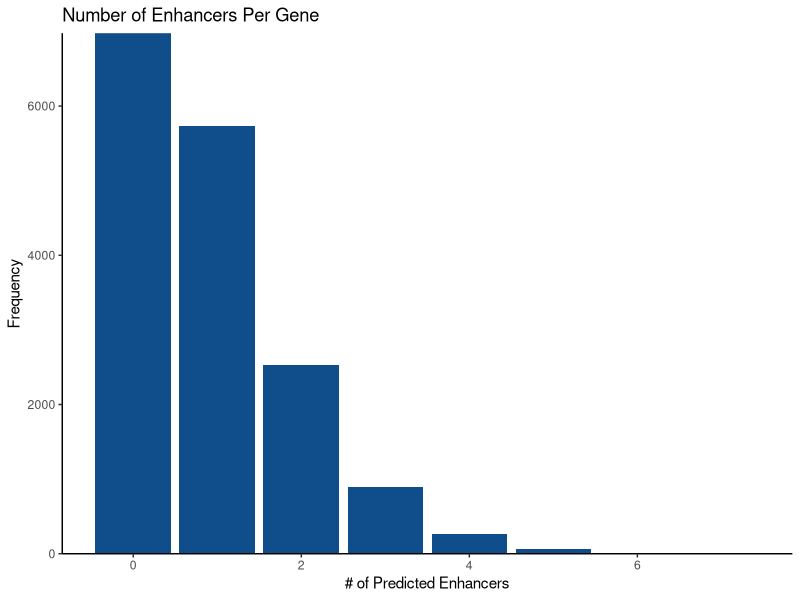
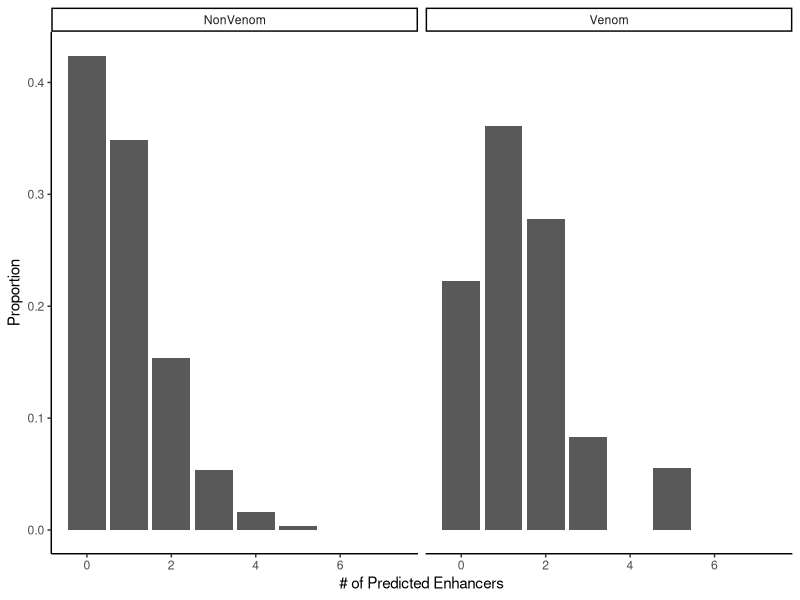
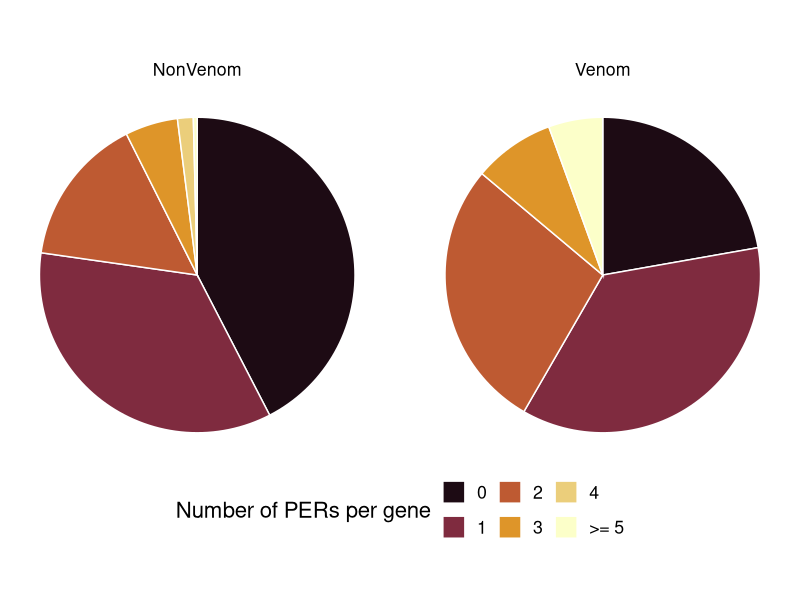
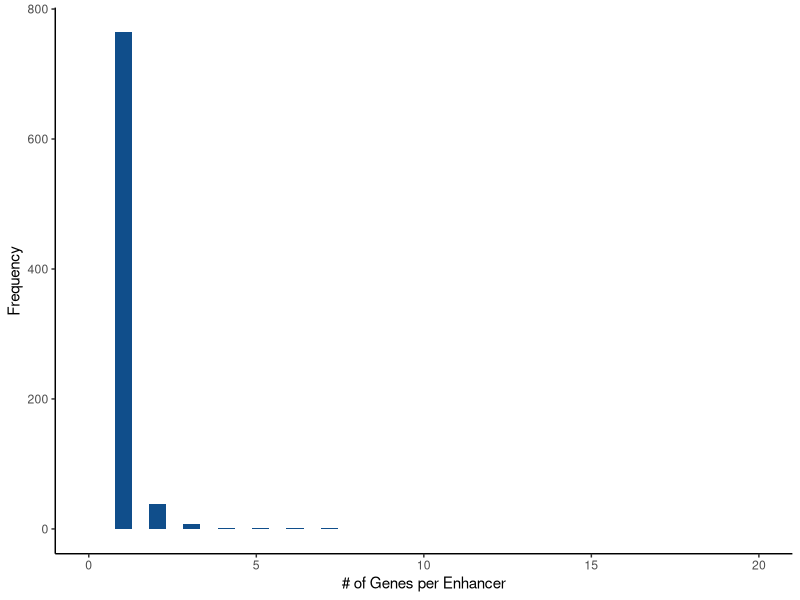
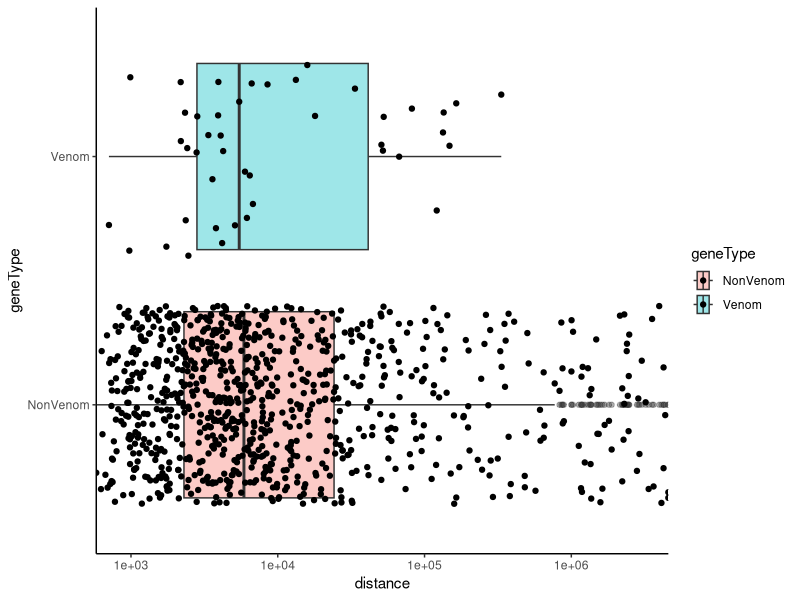
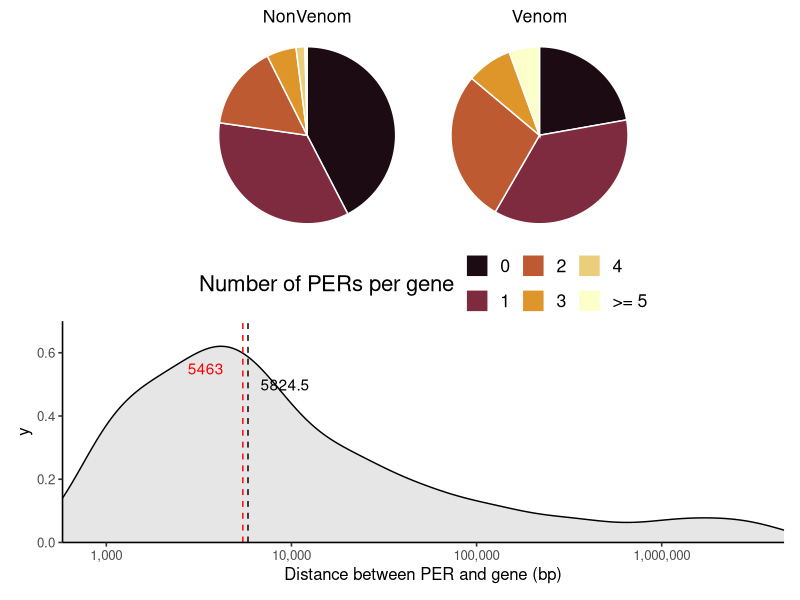
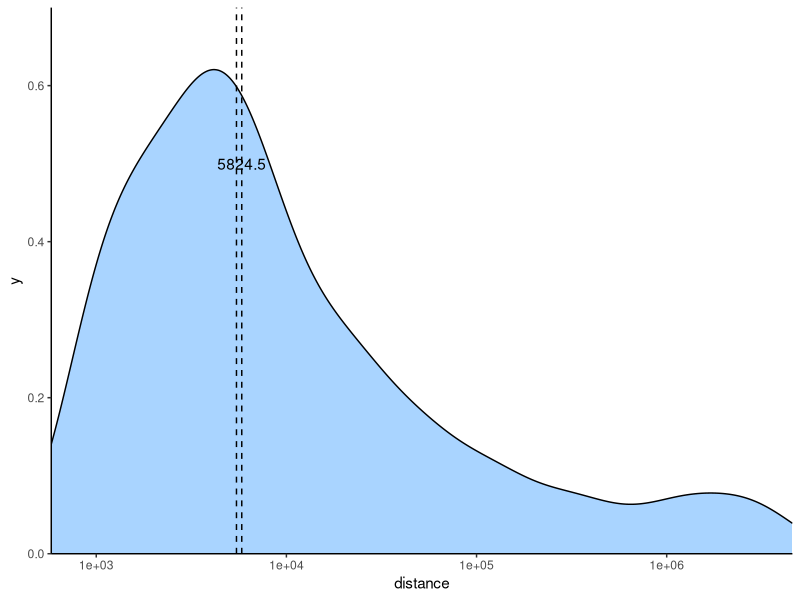

Source code (R) for these figures, in order: (Note: this script raises an error after producing the figures.)

library(tidyverse)
library(colorspace)
library(patchwork)

venomTxIDs <- read_tsv('./data/venom_annotation/PriorityVenomGenes_08.02.21.txt',col_names = c(
  'chr','start','stop','long_name','messy_name','tx_id','short_name'
)) %>% 
  filter(str_detect(short_name, 'gII|ADAM',negate = T))

all.predics <- read_delim('./analysis/6_ABC_Enhancers/ABC_output/Predictions/EnhancerPredictionsFull.txt',delim='\t') %>% 
  mutate(geneType = ifelse(TargetGene %in% venomTxIDs$tx_id,'Venom','NonVenom'))

# highestExp <- read_tsv('../gene_expression/HighExpressed_VenGenes_10.14.20.tsv')

# Total number of unique enhancer sequences
all.predics %>% 
  select(name) %>% 
  unique() %>% 
  tally()

# Total number of unique genes
all.predics %>% 
  select(TargetGene) %>% 
  unique() %>% 
  tally()

# % of genic and intergenic PERs
all.predics %>% 
  select(name,class) %>% 
  unique() %>% 
  group_by(class) %>% 
  tally() %>% 
  mutate(n = n / sum(n))


# Median distance from gene
all.predics %>% 
  select(name,TargetGene,distance) %>% 
  unique() %>% 
  summarise(med.dist = median(distance))


geneStats <- read_delim('./analysis/6_ABC_Enhancers/ABC_output/Predictions/GenePredictionStats.txt',delim='\t') %>% 
  mutate(geneType = ifelse(TargetGene %in% venomTxIDs$tx_id,'Venom','NonVenom'))

geneStats %>% 
  group_by(geneIsExpressed) %>% 
  tally()

geneStats %>% 
  filter(geneIsExpressed == TRUE) %>% 
  mutate(PERs = ifelse(nDistalEnhancersPredicted > 0,1,0)) %>% 
  group_by(PERs) %>% 
  tally()

t <- geneStats %>% 
  filter(geneIsExpressed == TRUE) %>% 
  filter(nDistalEnhancersPredicted > 0)

mean(t$nDistalEnhancersPredicted)


venom.predics <- all.predics %>% 
  filter(geneType == 'Venom') %>% 
  left_join(venomTxIDs,by=c('TargetGene'='tx_id'))

### Number of Enhancers per Gene plots

geneStats %>% 
  group_by(chr,nDistalEnhancersPredicted) %>% 
  tally() %>% 
  ggplot(aes(x=nDistalEnhancersPredicted,y=n)) +
  geom_bar(stat='identity',fill='dodgerblue4') +
  scale_y_continuous(expand = c(0,0)) +
  ylab('Frequency') +
  xlab('# of Predicted Enhancers') +
  ggtitle('Number of Enhancers Per Gene') +
  theme_classic()


geneStats %>% 
  group_by(geneType,nDistalEnhancersPredicted) %>% 
  tally() %>% 
  mutate(proportion = n / sum(n)) %>% 
  ggplot(aes(x=nDistalEnhancersPredicted,y=proportion)) +
  geom_bar(stat='identity') +
  facet_wrap(~geneType)+
  ylab('Proportion') +
  xlab('# of Predicted Enhancers') +
  theme_classic()

# Pie chart
p.pie <- geneStats %>% 
  mutate(simple_nEnhancers = ifelse(nDistalEnhancersPredicted >= 5, '>= 5',as.character(nDistalEnhancersPredicted))) %>% 
  mutate(simple_nEnhancers = factor(simple_nEnhancers,levels=c('0','1','2','3','4','>= 5'))) %>% 
  group_by(geneType,simple_nEnhancers) %>% 
  tally() %>% 
  mutate(proportion = n / sum(n)) %>% 
  ggplot(aes(x='',y=proportion,fill=simple_nEnhancers)) +
  geom_bar(stat='identity',width = 1,color='white') +
  scale_fill_discrete_sequential('lajolla') +
  coord_polar('y',start = 0,direction = -1)+
  facet_wrap(~geneType) +
  labs(fill='Number of PERs per gene') +
  theme_void(base_size = 16) + theme(legend.position = 'bottom')
  
p.pie

### Number of genes per enhancer plots

all.predics %>% 
  group_by(name,class) %>% 
  tally() %>% 
  ggplot(aes(x=n)) +
  geom_histogram(fill='dodgerblue4',bins=40) +
  ylab('Frequency') +
  xlab('# of Genes per Enhancer') +
  scale_x_continuous(limits=c(0,20)) +
  theme_classic()


p.dens <- ggplot(all.predics,aes(x=distance)) +
  geom_density(fill='grey',alpha=0.38) +
  geom_vline(xintercept = median(all.predics$distance),lty=2) +
  geom_text(aes(label=median(all.predics$distance),x=median(all.predics$distance),y=0.5),nudge_x = .2,check_overlap = T) +
  geom_vline(xintercept = median(venom.predics$distance),lty=2,color='red') +
  geom_text(aes(label=median(venom.predics$distance),x=median(venom.predics$distance),y=0.55),nudge_x = -.2,check_overlap = T,color='red') +
  scale_x_log10(expand=c(0,0),labels = scales::comma) +
  xlab('Distance between PER and gene (bp)') +
  # scale_x_continuous(limits=c(0,50000)) +
  scale_y_continuous(expand=c(0,0),limits=c(0,0.7)) +
  theme_classic(base_size = 12)

ggplot(all.predics,aes(x=distance,y=geneType,fill=geneType)) +
  geom_boxplot(alpha=0.38) +
  geom_jitter() +
  # geom_vline(xintercept = median(all.predics$distance),lty=2) +
  # geom_text(aes(label=median(all.predics$distance),x=median(all.predics$distance),y=0.5),nudge_x = .2,check_overlap = T) +
  # geom_vline(xintercept = median(venom.predics$distance),lty=2,color='red') +
  # geom_text(aes(label=median(venom.predics$distance),x=median(venom.predics$distance),y=0.5),nudge_x = -.2,check_overlap = T,color='red') +
  scale_x_log10(expand=c(0,0)) +
  # scale_x_continuous(limits=c(0,50000)) +
  # scale_y_continuous(expand=c(0,0),limits=c(0,0.6),labels = scales::comma) +
  theme_classic()

###

p.pie / p.dens

##



ggplot(all.predics,aes(x=distance)) +
  geom_density(fill='dodgerblue',alpha=0.38) +
  geom_vline(xintercept = median(all.predics$distance),lty=2) +
  geom_vline(xintercept = median(venom.predics$distance),lty=2) +
  geom_text(aes(label=median(all.predics$distance),x=median(all.predics$distance),y=0.5),check_overlap = T) +
  scale_x_log10(expand=c(0,0)) +
  scale_y_continuous(expand=c(0,0),limits=c(0,0.7)) +
  theme_classic()



# % of genic and intergenic PERs
venom.predics %>% 
  select(name,class) %>% 
  unique() %>% 
  group_by(class) %>% 
  tally() %>% 
  mutate(n = n / sum(n))

# Median distance from gene
venom.predics %>% 
  select(name,TargetGene,distance) %>% 
  unique() %>% 
  summarise(med.dist = median(distance))



###


venom.predics.simple <- venom.predics %>% 
  select(chr.x,start.x,end,TargetGene,short_name) %>% 
  mutate(newID1 = ifelse(str_detect(TargetGene,'SVMP|SVSP|PLA2'),str_remove(TargetGene,'crovir-transcript-'),paste(str_replace(TargetGene,'crovir-transcript-','cvt'),short_name,sep='-'))) %>% 
  group_by(chr.x,start.x,end) %>% 
  summarise(newID2 = paste(newID1,collapse ='.')) %>% 
  arrange(chr.x,start.x) %>% 
  rowid_to_column() %>% 
  mutate(newID3 = paste('PER',rowid,'_',newID2,sep = '')) %>% 
  select(chr.x,start.x,end,newID3)

write_tsv(venom.predics.simple,'./analysis/6_ABC_Enhancers/ABC_output/_reformat/EnhancerPredictionsFull_VenomGenes_simple_newID_08.10.21.bed',col_names = F)

write_tsv(venom.predics.simple %>% filter(str_detect(newID3,'SVMP')),'./analysis/6_ABC_Enhancers/ABC_output/_reformat/SVMP_EnhancerPredictionsFull_VenomGenes_simple_newID_08.10.21.bed',col_names = F)
write_tsv(venom.predics.simple %>% filter(str_detect(newID3,'SVSP')),'./analysis/6_ABC_Enhancers/ABC_output/_reformat/SVSP_EnhancerPredictionsFull_VenomGenes_simple_newID_08.10.21.bed',col_names = F)
write_tsv(venom.predics.simple %>% filter(str_detect(newID3,'PLA2')),'./analysis/6_ABC_Enhancers/ABC_output/_reformat/PLA2_EnhancerPredictionsFull_VenomGenes_simple_newID_08.10.21.bed',col_names = F)
write_tsv(venom.predics.simple %>% filter(str_detect(newID3,'cvt')),'./analysis/6_ABC_Enhancers/ABC_output/_reformat/Other_EnhancerPredictionsFull_VenomGenes_simple_newID_08.10.21.bed',col_names = F)

### Haven't updated this highest expressed chunk
# highexp.venom.predics.simple <- venom.predics %>% 
#   select(chr.x,start.x,end,TargetGene,short_name) %>% 
#   filter(short_name %in% highestExp$gene) %>% 
#   left_join(venom.predics.simple) %>% 
#   select(chr.x,start.x,end,newID3)
# 
# # write_tsv(highexp.venom.predics.simple,'output/ABC_Output_Dec2020/Predictions/EnhancerPredictionsFull_HighestExpVenomGenes_simple_newID.bed',col_names = F)
# # 
# # write_tsv(highexp.venom.predics.simple %>% filter(str_detect(newID3,'SVMP')),'output/ABC_Output_Dec2020/Predictions/highSVMP_EnhancerPredictionsFull_VenomGenes_simple_newID.bed',col_names = F)
# # write_tsv(highexp.venom.predics.simple %>% filter(str_detect(newID3,'SVSP')),'output/ABC_Output_Dec2020/Predictions/highSVSP_EnhancerPredictionsFull_VenomGenes_simple_newID.bed',col_names = F)
# # write_tsv(highexp.venom.predics.simple %>% filter(str_detect(newID3,'PLA2')),'output/ABC_Output_Dec2020/Predictions/highPLA2_EnhancerPredictionsFull_VenomGenes_simple_newID.bed',col_names = F)
# # write_tsv(highexp.venom.predics.simple %>% filter(str_detect(newID3,'cvt')),'output/ABC_Output_Dec2020/Predictions/highOther_EnhancerPredictionsFull_VenomGenes_simple_newID.bed',col_names = F)
# 

nonVen.predicts <- all.predics %>% 
  filter(geneType != 'Venom')

nonVen.predicts.simple <- nonVen.predicts %>% 
  select(1,2,3,4) %>% 
  unique()

write_tsv(nonVen.predicts.simple,'./analysis/6_ABC_Enhancers/ABC_output/_reformat/EnhancerPredictionsFull_NONvenomGenes_simple_noDups_08.10.21.bed',col_names = F)


## Full detail table for supplement


fulldetail <- all.predics %>% 
  left_join(venom.predics.simple,by=c('chr'='chr.x','start'='start.x','end'='end'))

write_tsv(fulldetail,'./analysis/6_ABC_Enhancers/ABC_output/_reformat/EnhancerPredictionsFull_wVPERIDs_08.10.21.tsv')
